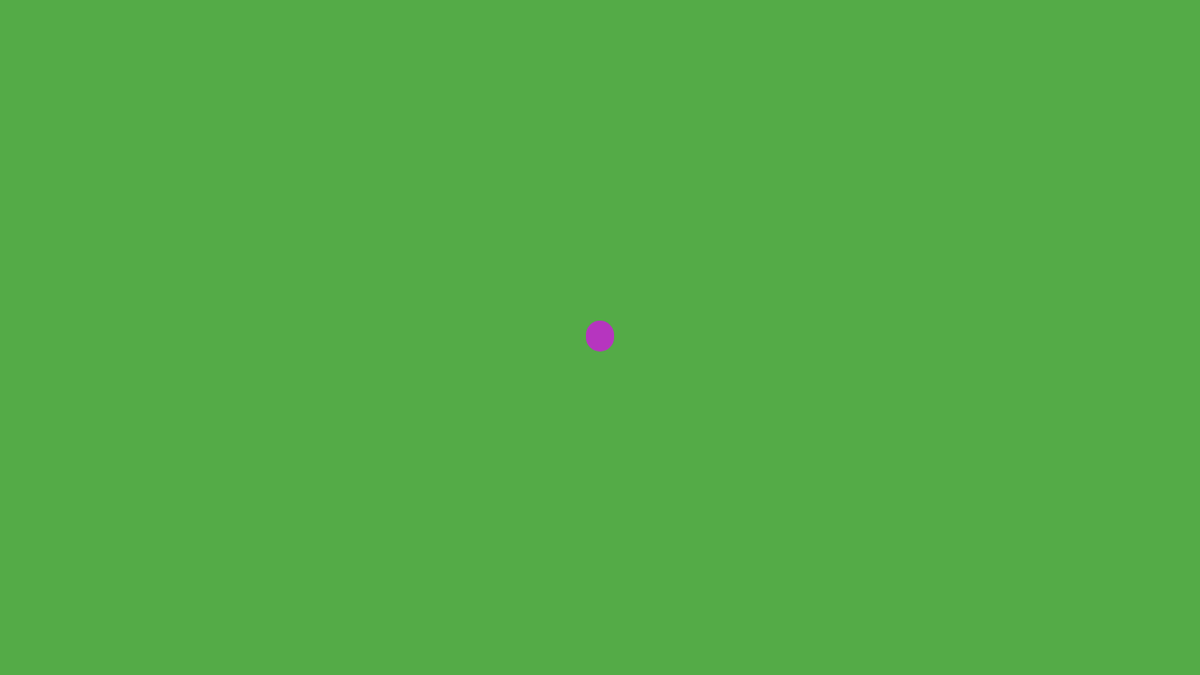
Frame 1 (no input)
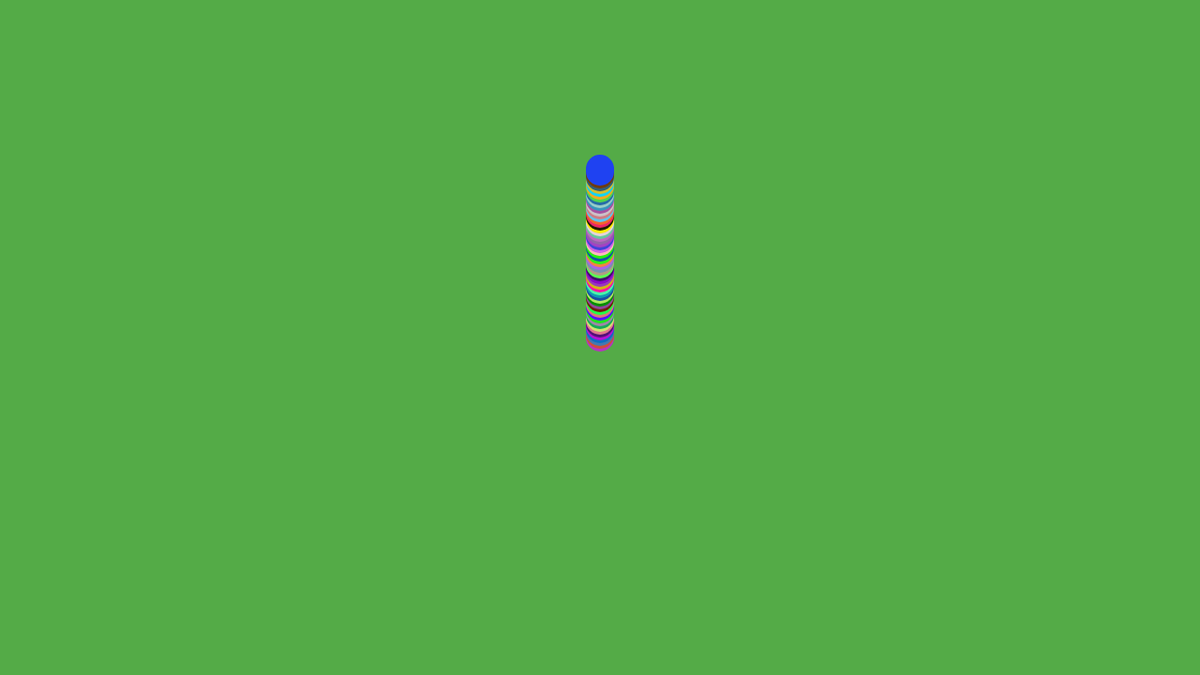
Frame 60 (no input)
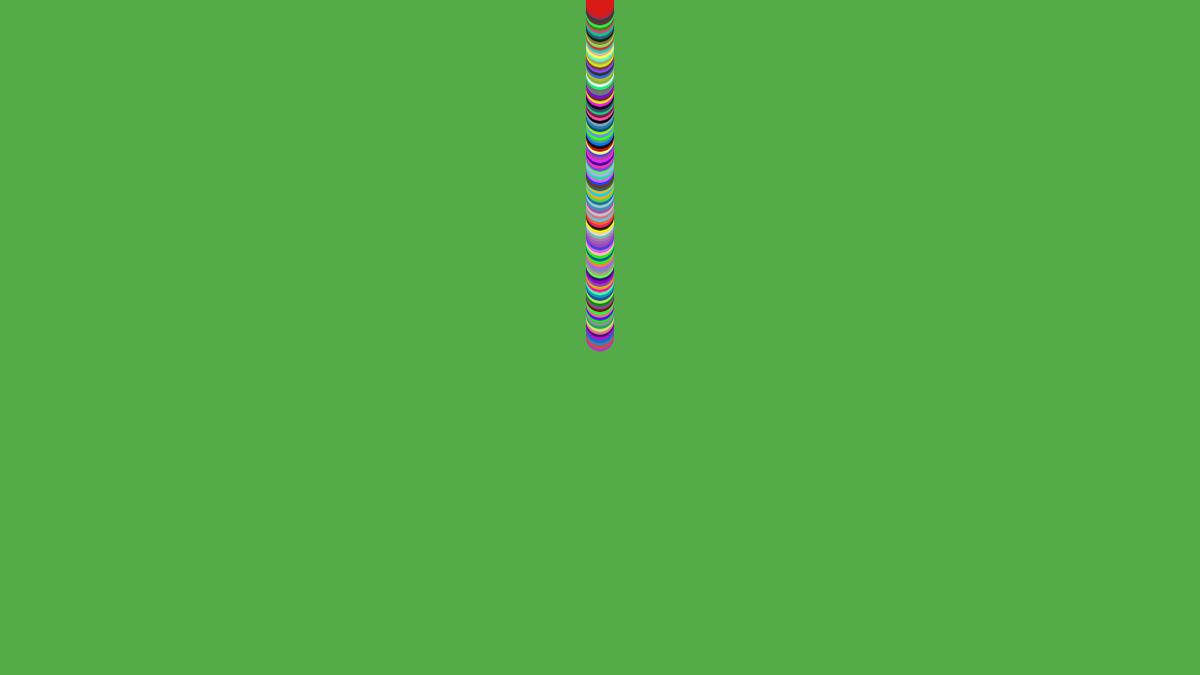
Frame 120 (the mouse pressed at the canvas centre since frame 60)

The p5.js sketch that drew these frames (run headless with seeded random() and noise() and a simulated clock; from frame 60 on, the mouse is pressed at the canvas centre):

// p5.js sketch
// ── sketch.js
var x, y;
var currentangle = 270;
var step = 20;
var angle = 90;
var x1, y1;

function setup() {
  createCanvas(1280,720);
  background(84,171,71);
  stroke(0,0,0,255);
  
  x = width/2;
  y = height/2;
  
}

function draw() {
  if(key==' ')
  {
   background(84,171,71);
   x = width/2;
   y = height/2;
  }
  var r = random(0,255);
  var g = random(0,255);
  var b = random(0,255);
  var a = random(50,100);
  
  x1 = x+3*cos(radians(currentangle));
  x = constrain(x,0,width-10);
  y1 = y+3*sin(radians(currentangle));
  y = constrain(y,0,height-1);
  
  strokeWeight(30);
  stroke(r,g,b);
  line(x,y,x1,y1);
  
  //fill(r, g, b, a);
  //ellipse(x,y,20,20);
  
  x = x1;
  y = y1;
  
  if(x1>width) x1 = 0;
  if(x1<0) x1 = width;
  if(y1>height) y1 = 0;
  if(y1<0) y1 = height;
}

function keyTyped()
{
  console.log(key); // what key did we type?
  
  //if(key=='w') // draw forward
  //{
    //var r = random(0,255);
    //var g = random(0,255);
    //var b = random(0,255);
    //x1 = x+1;
    //y1 = x+1;
    // polar to cartesian transformation based on step and currentangle:
    //var x1 = x + step*cos(radians(currentangle));
    //var y1 = y + step*sin(radians(currentangle));
    //strokeWeight(20);
    //stroke(r, g, b);
    //line(x, y, x1, y1); // connect the old and the new
    // update the turtle's position:
    //x = x1;
    //y = y1;
  //}
  if(key=='a')
  {
   currentangle-=angle; // turn left
  }
  if(key=='d')
  {
   currentangle+=angle; // turn right
  }

}  
